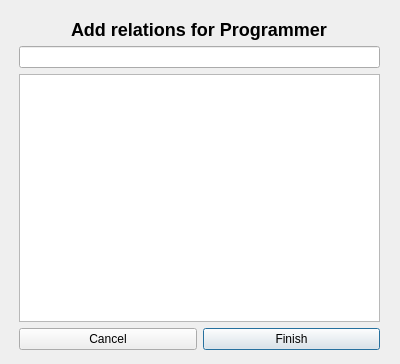
<?xml version="1.0" encoding="UTF-8"?>
<ui version="4.0">
 <class>AddRelationToProgrammer</class>
 <widget class="QDialog" name="AddRelationToProgrammer">
  <property name="geometry">
   <rect>
    <x>0</x>
    <y>0</y>
    <width>400</width>
    <height>364</height>
   </rect>
  </property>
  <property name="windowTitle">
   <string>Add Relations</string>
  </property>
  <widget class="QWidget" name="verticalLayoutWidget">
   <property name="geometry">
    <rect>
     <x>19</x>
     <y>19</y>
     <width>361</width>
     <height>331</height>
    </rect>
   </property>
   <layout class="QVBoxLayout" name="verticalLayout">
    <item alignment="Qt::AlignHCenter">
     <widget class="QLabel" name="label_the_programmer">
      <property name="text">
       <string>&lt;h2&gt;Add relations for Programmer&lt;/h2&gt;</string>
      </property>
     </widget>
    </item>
    <item>
     <widget class="QLineEdit" name="input_search_computers"/>
    </item>
    <item>
     <widget class="QListWidget" name="list_computers_to_relate"/>
    </item>
    <item>
     <layout class="QHBoxLayout" name="horizontalLayout">
      <item>
       <widget class="QPushButton" name="button_cancel">
        <property name="text">
         <string>Cancel</string>
        </property>
       </widget>
      </item>
      <item>
       <widget class="QPushButton" name="button_finish">
        <property name="text">
         <string>Finish</string>
        </property>
        <property name="default">
         <bool>true</bool>
        </property>
       </widget>
      </item>
     </layout>
    </item>
   </layout>
  </widget>
 </widget>
 <resources/>
 <connections/>
</ui>
